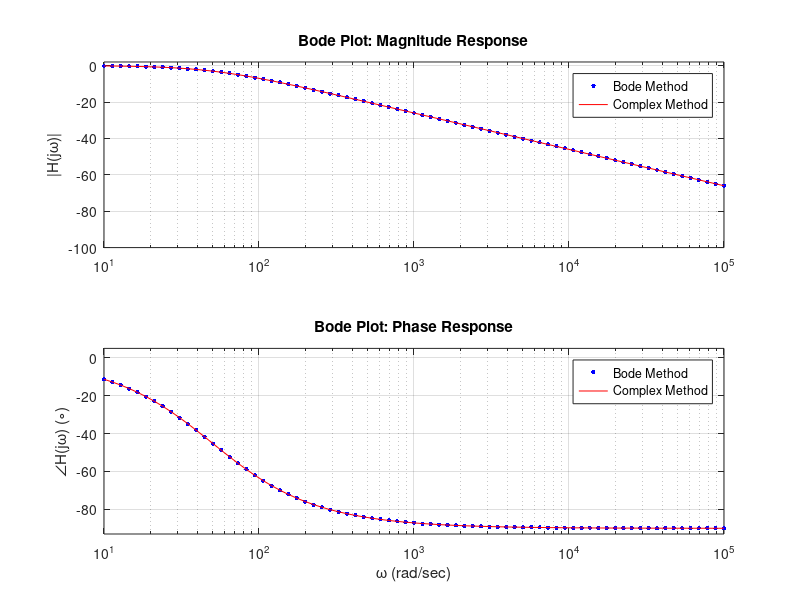

Recreate this plot in MATLAB.
% Transfer function:                   1 / (L * C)
%                     H(jw) = ----------------------------------
%                              (jw)^2 + (R / L) * jw + 1 / (L * C)

close all; 

wariant = 2;

switch wariant
    case 1
        R = 1e3;
        L = 1e-5;
        C = 1e-6;
    case 2
        R = 2 * 1e3;
        L = 1e-6;
        C = 1e-5;
end
        
numH = 1/(L * C);
denH = [1 R/L 1/(L*C)];
Hbode = tf(numH, denH);
[mag, phase, wout] = bode(Hbode, logspace(1, 5, 75));
mag = squeeze(mag);
phase = squeeze(phase);
H = (1 ./ (L .* C)) ./ ((j*wout).^2 + R ./ L .* j*wout + 1 ./ (L .* C));

figure(1);

subplot(2,1,1)
semilogx(wout, 20*log10(mag), 'b.', 'MarkerSize', 10);
hold on;
semilogx(wout, 20*log10(abs(H)), 'r-');
grid on; ylim(subplot(2,1,1), [-100, 2]); ylabel('|H(j\omega)|'); title('Bode Plot: Magnitude Response');
hold off;
grid on;
legend('Bode Method', 'Complex Method');

subplot(2,1,2);
semilogx(wout, phase, 'b.', 'MarkerSize', 10);
hold on;
semilogx(wout, unwrap(angle(H))*180/pi, 'r-');
grid on; ylim(subplot(2,1,2), [-93, 5]); xlabel('\omega (rad/sec)'); ylabel('\angleH(j\omega) (\circ)'); title('Bode Plot: Phase Response');
hold off;
grid on;
legend('Bode Method', 'Complex Method');


